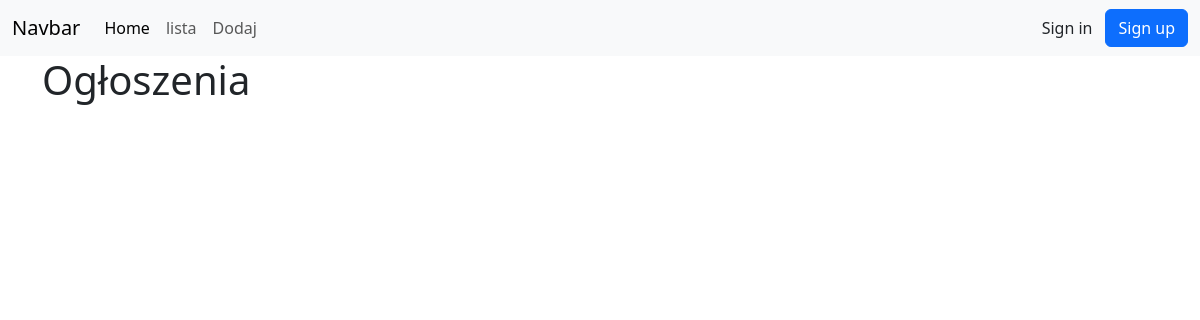
Before: / with the older database file.
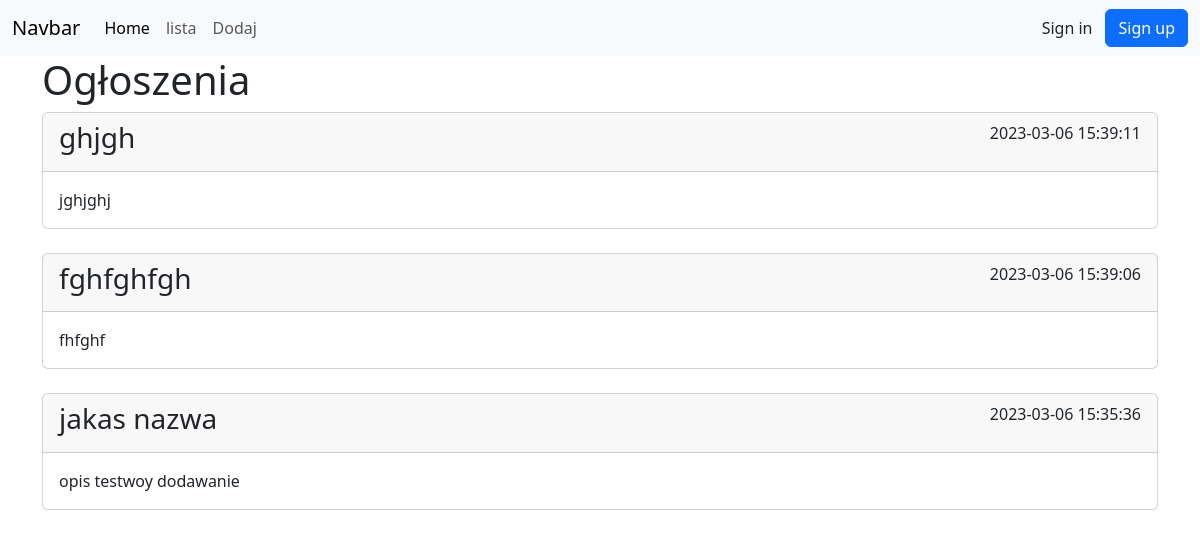
After: the same page with the newer database file.
### tables this page shows
CREATE TABLE `ads` (
  `id` int(11) NOT NULL,
  `title` varchar(255) DEFAULT NULL,
  `content` mediumtext DEFAULT NULL,
  `create_date` datetime DEFAULT current_timestamp(),
  `user_id` int(11) DEFAULT NULL
);

### controllers/home.php (called while the page is built)
<?php
class HomeController extends Controller{
    public function Index()
    {
        $model = new Ad();
        $data = $model->getLatestAds();
        $this->returnView('home/home', $data);
    }
}

### app/Model.php (called while the page is built, shortened)
<?php
abstract class Model{
    protected $dbh;
    protected $stmt;
    public function __construct(){
        $this->dbh = new PDO("mysql:host=".DB_HOST.";dbname=".DB_NAME, DB_USER, DB_PASS);
    }
    public function query($query){
        $this->stmt = $this->dbh->prepare($query);
    }
    public function execute(){
        $this->stmt->execute();
    }
    public function  resolve(){
        $this->execute();
        return $this->stmt->fetchAll(PDO::FETCH_ASSOC);
    }
}

### models/ad.php (called while the page is built, shortened)
<?php
class ad extends Model{
    public function getLatestAds(){
        $this->query("SELECT * FROM ads ORDER BY create_date DESC LIMIT 3");
        $rows = $this->resolve();
        return $rows;
    }
}

### views/home/home.php (the view, shortened to what this page needs)
<h1>Ogłoszenia</h1>
    <?php foreach($data_view as $row) : ?>
        <div class="card">
            <div class="card-header">
                <h3><?php echo $row['title'] ?></h3>
                <span><?php echo $row['create_date'] ?><br/>
                </span>
            </div>
            <div class="card-body">
                <p class="card-text"><?php echo $row['content'] ?></p>
            </div>
        </div>
        <br/>
    <?php endforeach ?>

Changed rows visible on the page:
added ads: title "ghjgh", create_date "2023-03-06 15:39:11", content "jghjghj"
added ads: title "fghfghfgh", create_date "2023-03-06 15:39:06", content "fhfghf"
added ads: title "jakas nazwa", create_date "2023-03-06 15:35:36", content "opis testwoy dodawanie"
